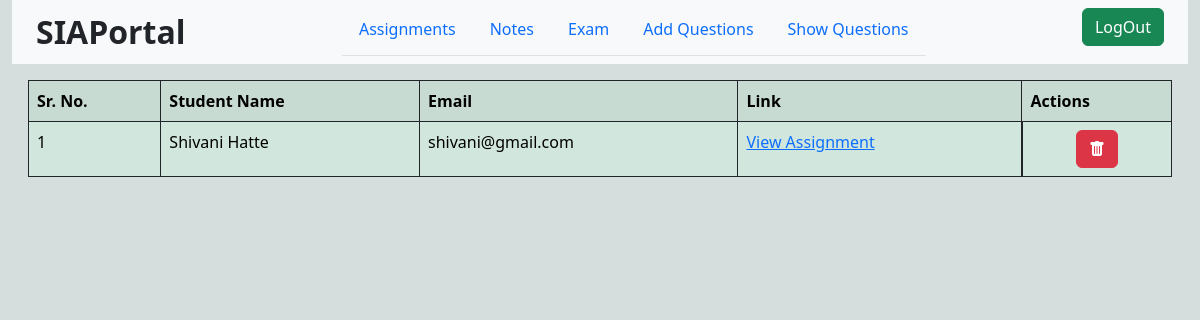
The app's page /assignmentresponse/1 (signed in) with its own data.
### SIAApp/models.py (models this page shows, shortened)
class AssignmentResponse(models.Model):
    student = models.ForeignKey(Student, on_delete=models.CASCADE)
    assignment = models.ForeignKey(Assignment, on_delete=models.CASCADE)
    assres = models.FileField(upload_to="assignment_responses")
    def __str__(self):
        return f'{self.student.email}'

class Student(models.Model):
    user = models.OneToOneField(User, on_delete=models.CASCADE, related_name="student")
    name = models.CharField(max_length=512)
    gender = models.CharField(max_length=512)
    class_stream = models.CharField(max_length=512)
    class_year = models.CharField(max_length=512)
    email = models.EmailField()
    mobile = models.CharField(max_length=13)

### SIAApp/views.py (the view)
# urls.py: path("assignmentresponse/<int:aid>", views.assignmentresponse, name="assignmentresponse"),
def assignmentresponse(request, aid):
    assignment = Assignment.objects.get(pk = aid)
    if assignment:
        ars = None
        if request.user.is_staff:
            ars = AssignmentResponse.objects.filter(assignment = assignment).all()
        else:
            ars = AssignmentResponse.objects.filter(assignment = assignment, student = request.user.student)
        context = {
            'ars' : ars
        }
        print(ars)
        return render(request, "html/assignment-response.html", context)
    else:
        return redirect("assignment")

### templates/html/assignment-response.html (shortened to what this page needs)
{% extends 'base.html' %}
{% load static %}
{% block body %}
<div class="m-3">
    <table class="table table-success table-striped table-hover table-bordered border-dark">
        <tr>
            <th>Sr. No.</th>
            <th>Student Name</th>
            <th>Email</th>
            <th>Link</th>
            {% if request.user.is_staff %}
            <th>Actions</th>
            {% endif %}
        </tr>
        {% for ar in ars %}
            <tr>
                <td> {{ forloop.counter }} </td>
                <td> {{ ar.student.name }} </td>
                <td> {{ ar.student.email }} </td>
                <td> <a href="{{ ar.assres.url }}">View Assignment</a> </td>
                {% if request.user.is_staff %}
                <td class="d-flex justify-content-center">
                    <a href="/deleteassignment/{{ar.id}}" class="btn btn-danger"><span class="bi bi-trash-fill"></span></a>
                </td>
                {% endif %}
            </tr>
        {% endfor %}
    </table>
</div>
{% endblock body %}

### templates/base.html (style rules this page uses)
body { background-color: #d5dddd; }

### records on screen
AssignmentResponse: student.name "Shivani Hatte", student.email "shivani@gmail.com"
